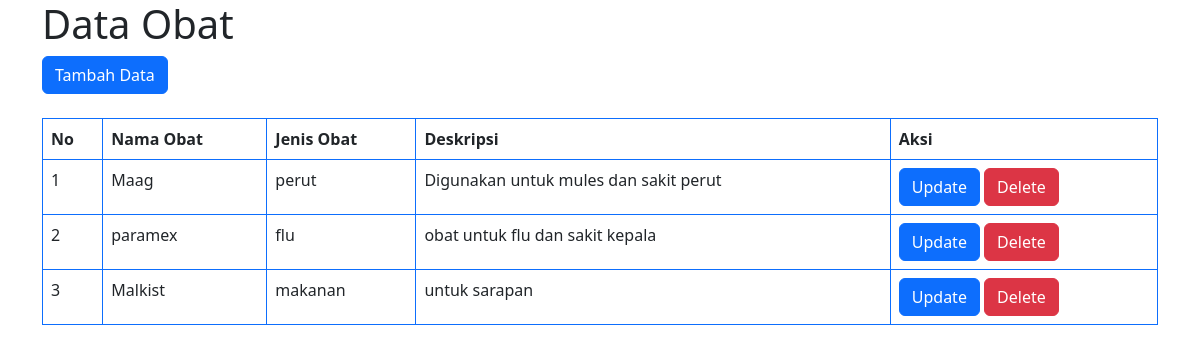
Screenshot of /Fachrul/tampil_obat.php with the database file from the repository.
### tables this page shows
CREATE TABLE IF NOT EXISTS `obat` (
  `kodeObat` int NOT NULL AUTO_INCREMENT,
  `namaObat` varchar(50) NOT NULL,
  `jenisObat` varchar(50) NOT NULL,
  `deskripsi` varchar(100) NOT NULL,
  PRIMARY KEY (`kodeObat`)
);

### Fachrul/Database.php (called while the page is built, shortened)
<?php
class Database {
    private $host= "localhost";
    private $user= "root";
    private $password="";
    private $db="apotek";
    protected $koneksi;
    public function __construct()
    {
        $this->koneksi=new mysqli($this->host,$this->user,$this->password,$this->db);
        return $this->koneksi;
    }
    public function tampil_data()
	{
		$data = mysqli_query($this->koneksi,"select * from obat");
		while($row = mysqli_fetch_array($data)){
			$hasil[] = $row;
		}
		return $hasil;
    }
}
?>

### Fachrul/tampil_obat.php (the view, shortened to what this page needs)
<?php
include('Database.php');
$db = new Database();
$data_barang = $db->tampil_data();
?>
<!doctype html>
<html lang="en">
<head>
    <link href="https://cdn.jsdelivr.net/npm/bootstrap@5.2.0/dist/css/bootstrap.min.css" rel="stylesheet"
>
</head>
<body>
    <div class="container">
        <h1>Data Obat</h1>
        <button type="button" class="btn btn-primary mb-4" data-bs-toggle="modal" data-bs-target="#exampleModal">
            Tambah Data
        </button>
        <table class="table table-bordered border-primary">
            <thead>
                <tr>
                    <th>No</th>
                    <th>Nama Obat</th>
                    <th>Jenis Obat</th>
                    <th>Deskripsi</th>
                    <th>Aksi</th>
                </tr>
            </thead>
            <tbody>
                <?php
            $no = 1;
            foreach($data_barang as $row) {
            ?>
                <tr>
                    <td><?= $no++; ?></td>
                    <td><?= $row["namaObat"]?></td>
                    <td><?= $row["jenisObat"]?></td>
                    <td><?= $row["deskripsi"]?></td>
                    <td>
                        <a href="edit_obat.php?id=<?php echo $row['kodeObat']; ?>" class="btn btn-primary">Update</a>
                        <a href="proses_obat.php?action=delete&id=<?php echo $row['kodeObat']; ?>"
                            class="btn btn-danger" onclick="confirm('Are You Sure ?')">Delete</a>
                    </td>
                </tr>
                <?php }?>
            </tbody>
        </table>
    </div>
</body>
</html>

### rows the page displays
obat: namaObat "Maag", jenisObat "perut", deskripsi "Digunakan untuk mules dan sakit perut"
obat: namaObat "paramex", jenisObat "flu", deskripsi "obat untuk flu dan sakit kepala"
obat: namaObat "Malkist", jenisObat "makanan", deskripsi "untuk sarapan"
